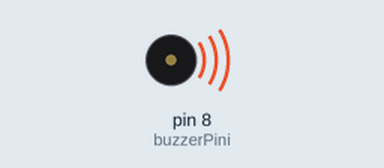
A sketch run on a simulated Arduino Uno, built with avr-gcc and run on an emulated ATmega328P. Shown: buzzer (waves = sounding, pin HIGH).

Above: at 0.5 s.
Timing chart, 0 to 4.6 s (numbered marks = the images above):
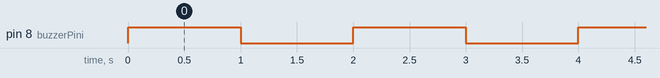

The sketch:

p02_aktif_mi_pasif_mi.ino
```cpp
const byte buzzerPini = 8;
const unsigned int beklemeMs = 1000;

void setup() {
  pinMode(buzzerPini, OUTPUT);
}

void loop() {
  digitalWrite(buzzerPini, HIGH);
  delay(beklemeMs);
  digitalWrite(buzzerPini, LOW);
  delay(beklemeMs);
}
```

Measured:
- by itself, pin 8 (buzzerPini): alternates HIGH for 1.0 s and LOW for 1.0 s
